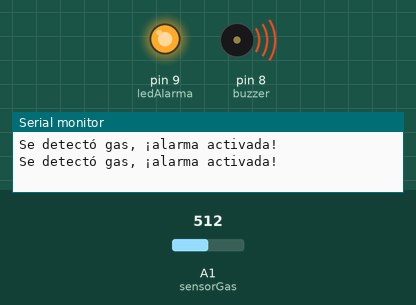
This sketch was run on a simulated Arduino Uno, built with avr-gcc and run on an emulated ATmega328P. Parts: output pins drawn as LEDs (lit = HIGH), buzzer (waves = sounding, pin HIGH), the last lines printed to the serial monitor. The test bench sets the inputs (shaded band); at power-on: A1 (sensorGas) = 512.

Above: at 1.8 s.
1.9 s: A1 (sensorGas) set to 5
3.4 s: A1 (sensorGas) set to 2
At 4.7 s:
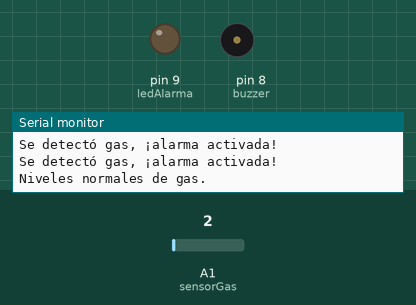
5.5 s: A1 (sensorGas) set to 122
At 7.2 s:
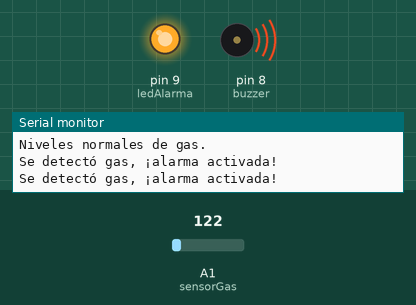
7.5 s: A1 (sensorGas) set to 0
At 9.0 s:
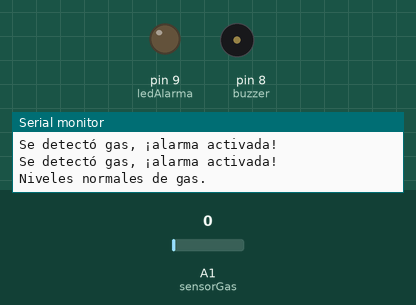
Timing chart, 0 to 10.5 s (numbered marks = the images above; inputs shaded):
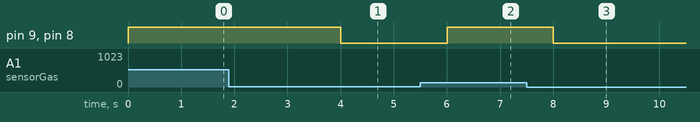

Measured:
- the behaviour switches between 4 and 3 on A1 (sensorGas) (found by bisection; images 0 and 1)
- after the input at 3.4 s, pin 9 (ledAlarma), pin 8 (buzzer): HIGH → LOW after 0.60 s
- after the input at 5.5 s, pin 9 (ledAlarma), pin 8 (buzzer): LOW → HIGH after 0.50 s
- after the input at 7.5 s, pin 9 (ledAlarma), pin 8 (buzzer): HIGH → LOW after 0.50 s

The sketch:

DisplayGasecito.ino
```cpp
#include <LiquidCrystal.h>

// Definición de pines
const int sensorGas = A1;     // Pin del sensor MQ-2/MQ-135
const int ledAlarma = 9;      // Pin del LED de alarma
const int buzzer = 8;         // Pin del zumbador

// Umbral de activación
const int umbralGas = 3;    // Valor analógico del MQ-2 para activar alarma

void setup() {
  // Configuración de pines
  pinMode(ledAlarma, OUTPUT);
  pinMode(buzzer, OUTPUT);

  // Comunicación serial para depuración
  Serial.begin(9600);
}

void loop() {
  // Lectura del sensor de gas
  int valorGas = analogRead(sensorGas);

  // Comprobar condición de alarma
  if (valorGas > umbralGas) {
    activarAlarma();
    Serial.println("Se detectó gas, ¡alarma activada!");
  } else {
    desactivarAlarma();
    Serial.println("Niveles normales de gas.");
  }

  // Espera para la siguiente lectura
  delay(1000);
}

// Función para activar la alarma
void activarAlarma() {
  digitalWrite(ledAlarma, HIGH);
  digitalWrite(buzzer, HIGH);
}

// Función para desactivar la alarma
void desactivarAlarma() {
  digitalWrite(ledAlarma, LOW);
  digitalWrite(buzzer, LOW);
}
```
